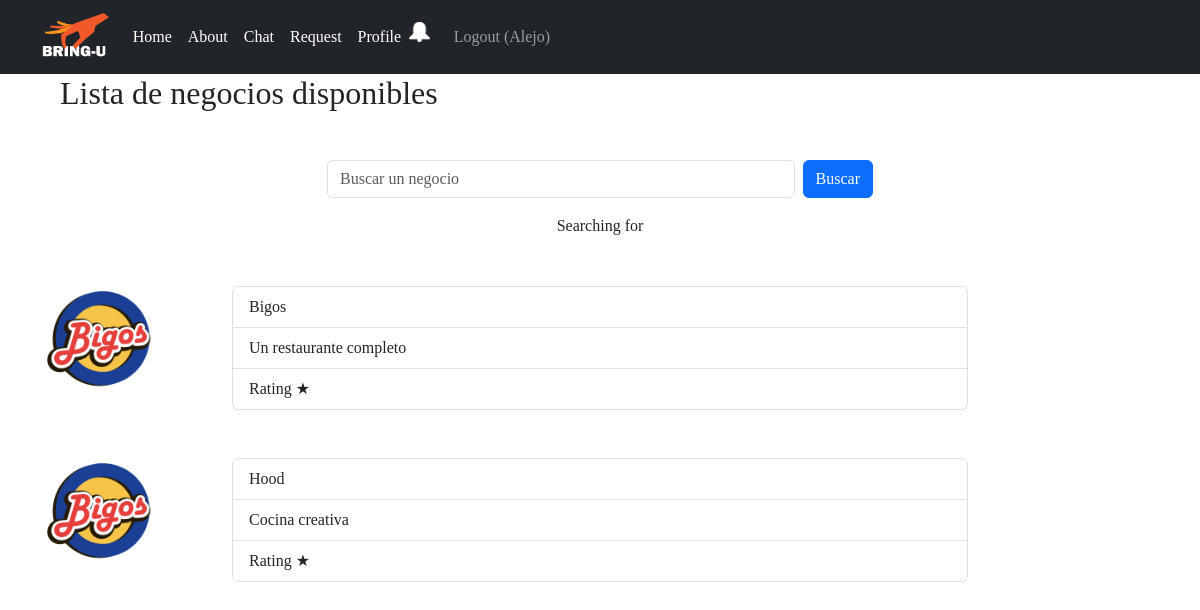
Before: /business (signed in) with the older database file.
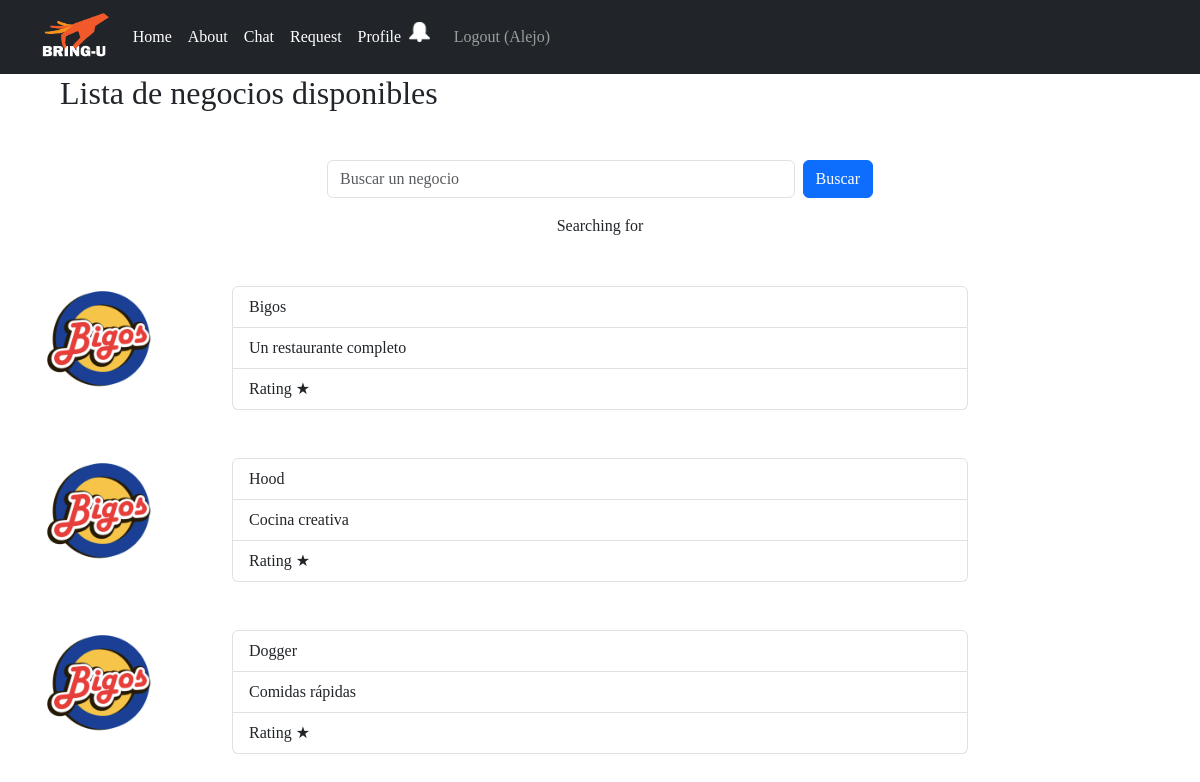
After: the same page with the newer database file.
### bring_u/models.py (models this page shows, shortened)
class Business(models.Model):
    id_business = models.AutoField(primary_key=True)
    name = models.CharField(max_length=70)
    desc = models.CharField(max_length=100)
    opening_time = models.TimeField(default="07:00:00")
    closing_time = models.TimeField(default="18:00:00")

### bring_u/views.py (the view, shortened to what this page needs)
# urls.py: path('business',bringuViews.business),
@login_required
def business(request):
    try:
        user = request.user
        is_delivering = UserProfile.objects.filter(username=user, is_service_prov=True).exists() if user.is_authenticated else False
        searchBusiness= request.GET.get('searchBusiness')
        if searchBusiness:
            businesses = Business.objects.filter(name__icontains = searchBusiness)
        else:
            businesses =  Business.objects.all()
            searchBusiness = ""
        businessesDict = {
            'businesses': businesses,
            'searchRestaurant':searchBusiness,
            'is_delivering':is_delivering
        }
        return render(request, 'business.html', businessesDict  )
    except:
        return redirect('/not_found')

### bring_u/templates/business.html (shortened to what this page needs)
<body>
  {% extends "base.html" %}
  {% block content %}
    <h2 id="restaurant-list">Lista de negocios disponibles</h2>
    <div class="container mt-5">
      <div class="row justify-content-center">
          <div class="col-md-6">
              <form class="d-flex" action="">
                  <input class="form-control me-2" name="searchBusiness" type="text"  placeholder="Buscar un negocio" aria-label="Search">
                  <button class="btn btn-primary" type="submit">Buscar</button>
                </form>
              </div>
            </div>
      </div>
      <div id="searchReference">
        <p>Searching for {{ searchBusiness }}</p>
      </div>
        {% for business in businesses %}
        <div class="container mt-5" id="clickable-container" onclick="redirectToLink('{{business.id_business}}')">
          <div class="row">
              <div class="col-md-2">
                  <img src="media\bigos_logo.png" alt="Image" class="img-fluid">
              </div>
              <div class="col-md-8">
                  <ul class="list-group">
                      <li class="list-group-item font-weight-bold">{{business.name}}</li>
                      <li class="list-group-item">{{business.desc}}</li>
                      <li class="list-group-item">Rating ★</li>
                  </ul>
              </div>
          </div>
      </div>
      {%endfor%}
 {% endblock %}

Changed rows visible on the page:
added Business: name "Dogger", desc "Comidas rápidas"
